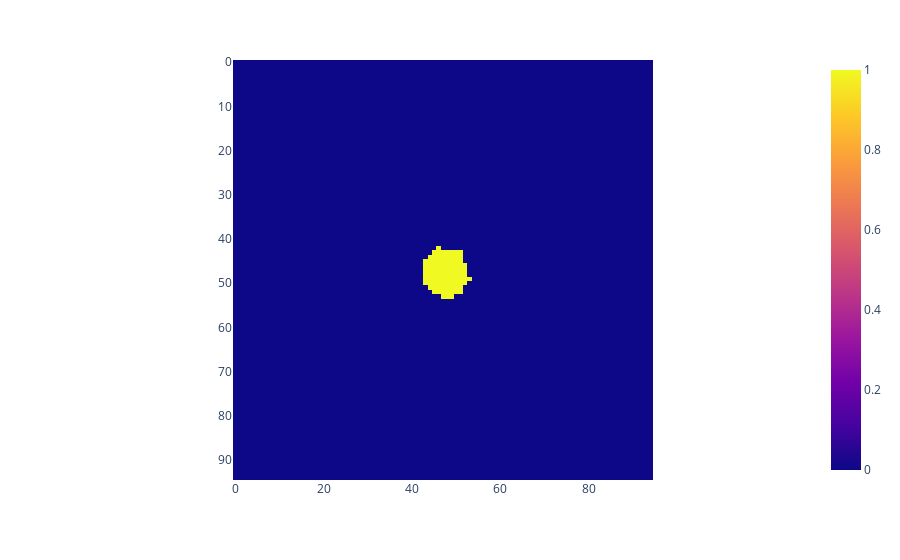

The cell this chart's notebook holds for it:
### Code cell
t = []
for slice in grayscale_drop:
    t.append(cv2.morphologyEx(slice.astype("uint8"), cv2.MORPH_CLOSE, kernel))

filled_grayscale_drop = np.array(t)

px.imshow(filled_grayscale_drop[40])

### Figure 1 — Plotly figure (JSON) as saved in the notebook; plotly's stock layout.template omitted (floating-point values rounded to 4 significant figures; data arrays with more than 128 entries replaced by an {"elided": "..."} marker saying what was removed)
{"data": [{"coloraxis": "coloraxis", "hovertemplate": "x: %{x}<br>y: %{y}<br>color: %{z}<extra></extra>", "name": "0", "type": "heatmap", "xaxis": "x", "yaxis": "y", "z": {"elided": "95x95 int values"}}], "layout": {"coloraxis": {"colorscale": [[0, "#0d0887"], [0.1111, "#46039f"], [0.2222, "#7201a8"], [0.3333, "#9c179e"], [0.4444, "#bd3786"], [0.5556, "#d8576b"], [0.6667, "#ed7953"], [0.7778, "#fb9f3a"], [0.8889, "#fdca26"], [1, "#f0f921"]]}, "margin": {"t": 60}, "xaxis": {"anchor": "y", "constrain": "domain", "domain": [0, 1], "scaleanchor": "y"}, "yaxis": {"anchor": "x", "autorange": "reversed", "constrain": "domain", "domain": [0, 1]}}}
